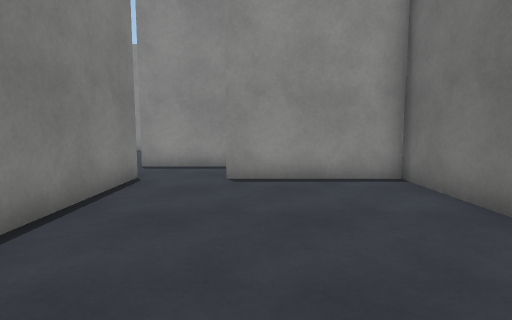
View 1 (above)

23 first-person views from a walk through a Unity game level. The camera is 1.2 m above the floor, tilts 6° down and sees 80° across. The floor is counted in squares, 1 m on a side. Each view is taken from the middle of a square. On the plan, view 1 faces up. The plan holds only what a view shows up to about 13 squares ahead; the rest is blank. The place goes on beyond the plan. Some animated figures are left out. Surface patterns are stand-ins for the level's own textures.

View 2
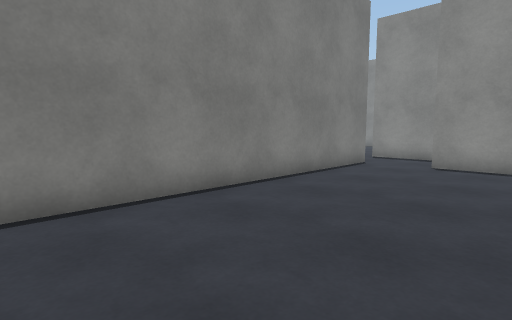

View 3
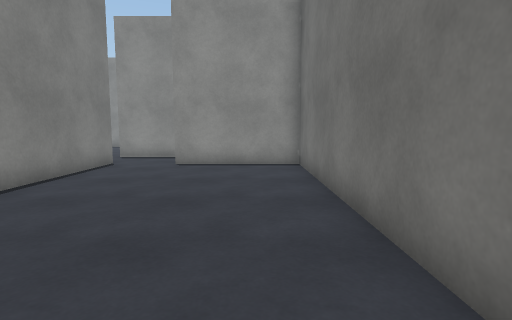

View 4
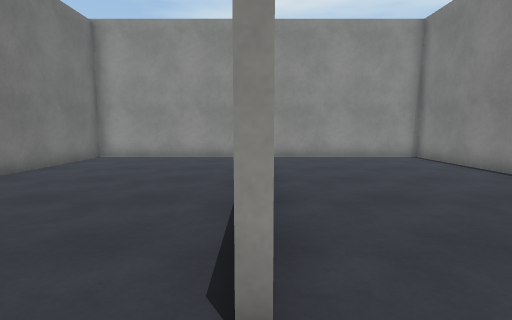

View 5
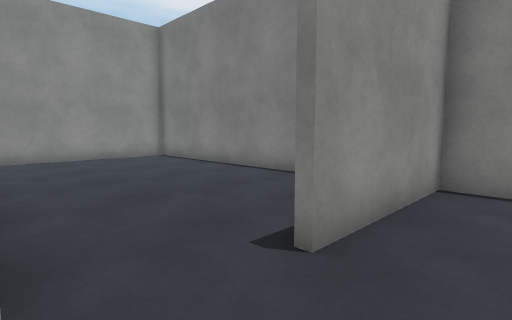

View 6
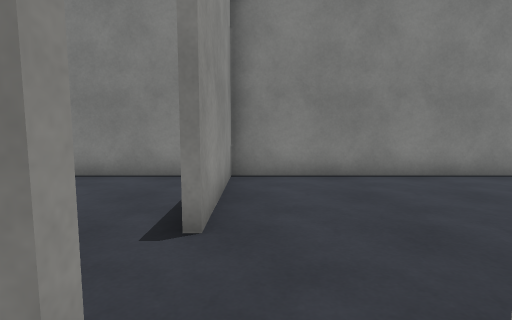

View 7
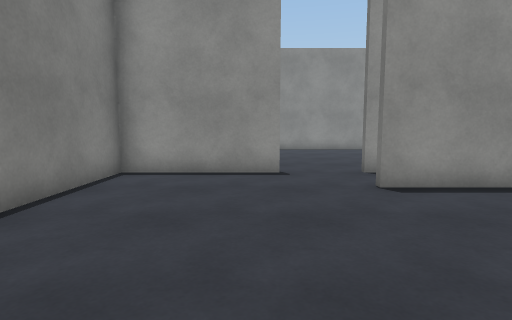

View 8
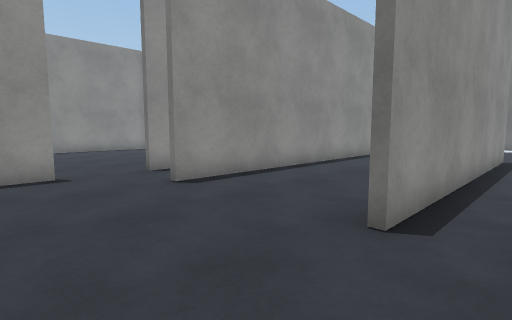

View 9
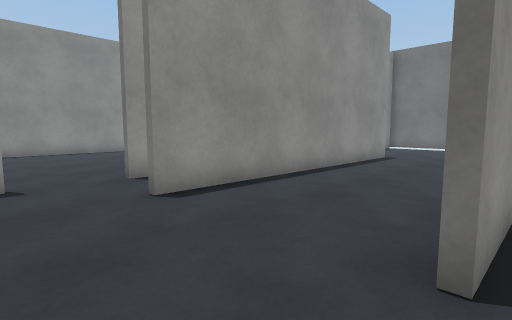

View 10
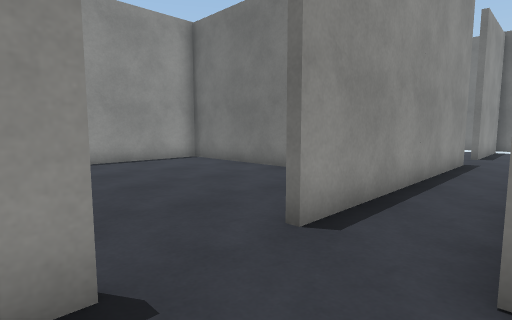

View 11
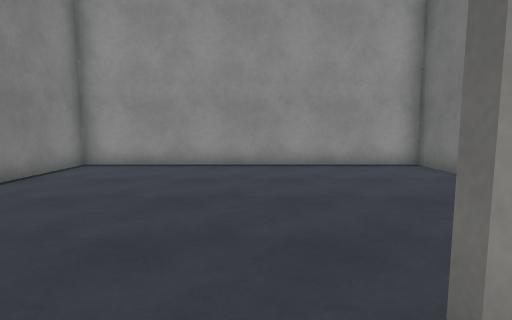

View 12
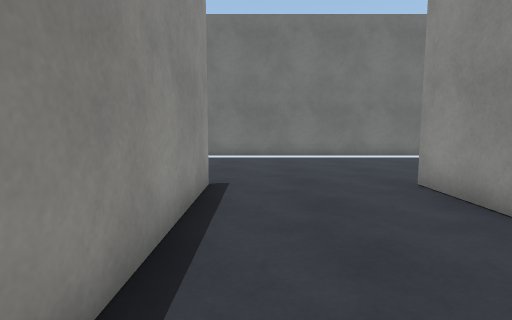

View 13
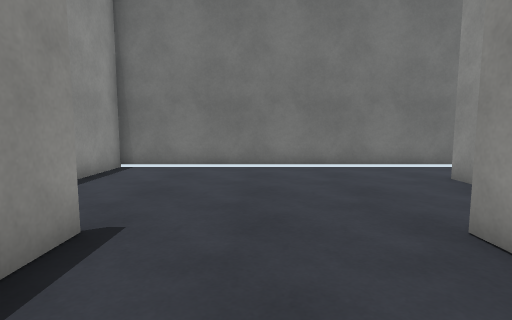

View 14
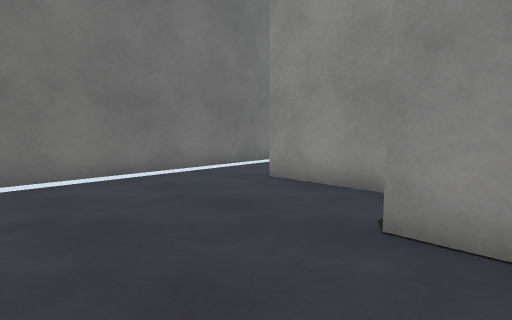

View 15
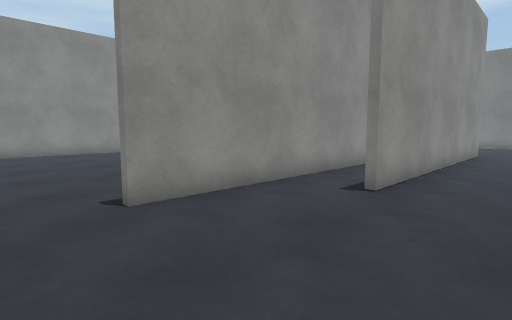

View 16
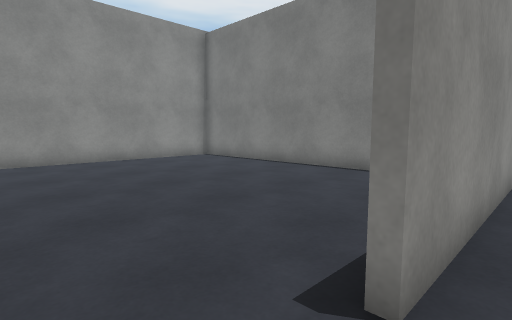

View 17
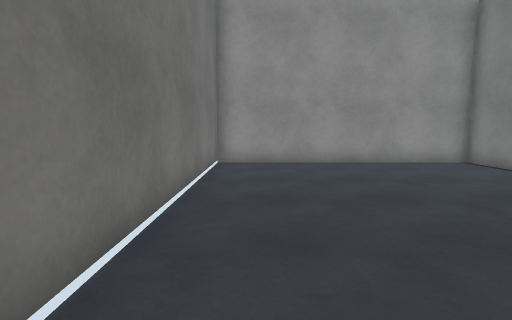

View 18
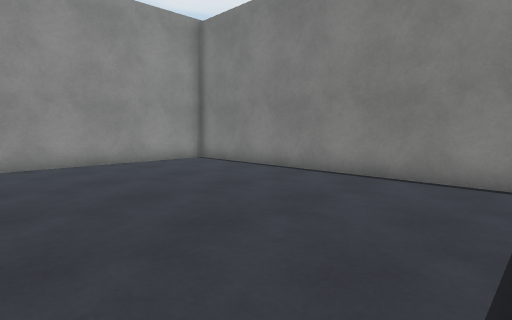

View 19
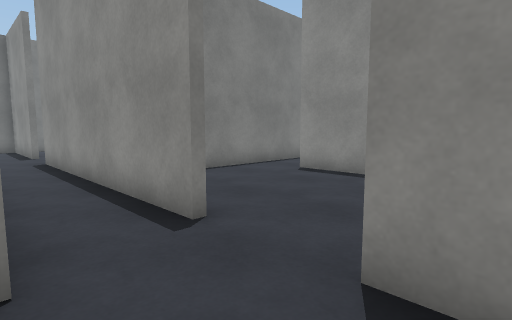

View 20
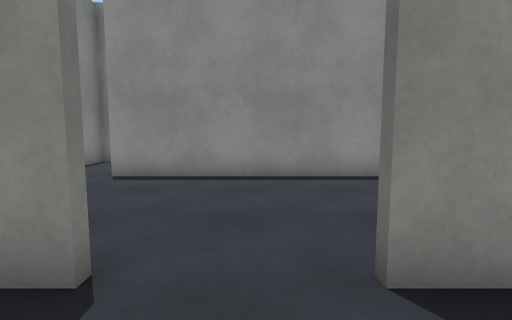

View 21
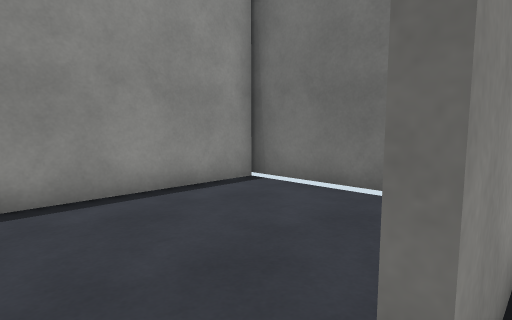

View 22
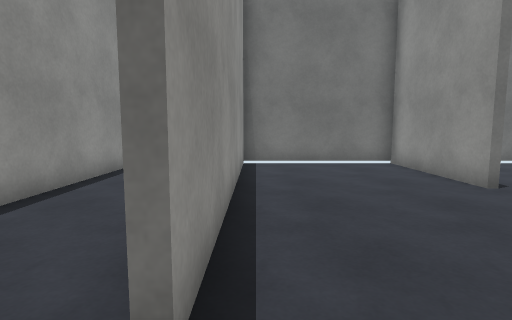

View 23
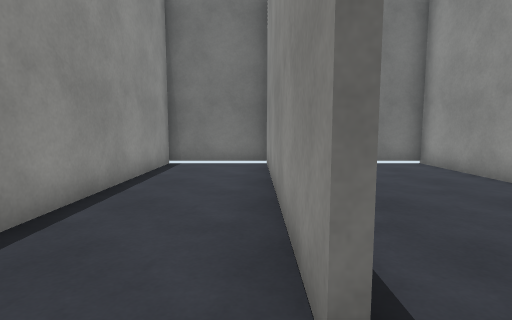

### Floor plan
Points are (right, up) in squares from view 1. A wall is a line through its corners. A room is listed if a view was taken in it or the views show most of it. See-through windows are left out.
Room 1 (views 1, 2, 3)
walls: (-2.9, 6.4) (-2.9, -2.6); (-2.1, -3.5) (3.4, -3.5) (3.4, 7.2) (-0.8, 7.2)
ways out: opening at (-1.5, 7) to room 2
Room 2 (views 4, 5, 6, 7, 8, 9, 10, 11, 12, 13, 14, 15, 16, 17, 18, 19, 20)
walls: (2.1, 7.4) (10.2, 7.4); (6.4, 9.4) (-3.6, 9.4); (6.5, 14) (-3.6, 14); (-3.6, 9.6) (6.4, 9.6); (-2.9, 7.4) (-2.9, 6.4); (5.8, 16.2) (-3.1, 16.2); (-5.2, 16.2) (-9.6, 16.2) (-9.6, 7.4) (-5.4, 7.4); (12.3, 6.5) (12.3, 16.2) (7.9, 16.2)
ways out: opening at (-1.5, 7) to room 1; opening at (6.5, 16) to room 3; opening at (11.5, 7) to room 5; opening at (-4.5, 16) to room 6; opening at (-4.5, 7) to room 7
Room 3 (views 21, 22)
walls: (7.9, 16.4) (12.3, 16.4) (12.3, 21.4) (3.4, 21.4); (1.5, 21.6) (1.5, 19.2)
ways out: opening at (6.5, 16) to room 2; opening at (2.5, 22) to room 4
Room 4 (view 23)
walls: (3.4, 21.6) (12, 21.6); (12.3, 21.6) (12.3, 25) (5.4, 25); (1.5, 25) (1.5, 21.6)
ways out: opening at (2.5, 22) to room 3
Room 5 (no view inside)
walls: (3.7, 6.4) (3.7, -3.5) (12.3, -3.5) (12.3, 6.5)
ways out: opening at (11.5, 7) to room 2
Room 6 (no view inside)
walls: (1.3, 19.9) (1.3, 25) (-9.6, 25) (-9.6, 21.6)
ways out: opening at (-4.5, 16) to room 2
Room 7 (no view inside)
walls: (-9.6, 6.1) (-9.6, -3.5) (-3.8, -3.5)
ways out: opening at (-4.5, 7) to room 2

Where each view was taken, in squares from view 1:
view 1: 0 up, 0 right, facing up
view 2: 3 down, 2 right, facing up-left
view 3: 3 down, 2 right, facing up
view 4: 9 up, 3 left, facing down
view 5: 9 up, 3 left, facing down-left
view 6: 8 up, 2 left, facing left
view 7: 8 up, 6 left, facing up
view 8: 8 up, 7 left, facing up-right
view 9: 9 up, 6 left, facing up-right
view 10: 14 up, 6 left, facing up-right
view 11: 15 up, 4 left, facing up
view 12: 13 up, 0 right, facing right
view 13: 12 up, 3 right, facing right
view 14: 13 up, 5 right, facing down-right
view 15: 12 up, 12 right, facing down-left
view 16: 8 up, 12 right, facing down-left
view 17: 7 up, 11 right, facing down
view 18: 7 up, 11 right, facing down-left
view 19: 14 up, 9 right, facing up-left
view 20: 14 up, 7 right, facing up
view 21: 16 up, 7 right, facing up-right
view 22: 21 up, 2 right, facing right
view 23: 22 up, 2 right, facing right
